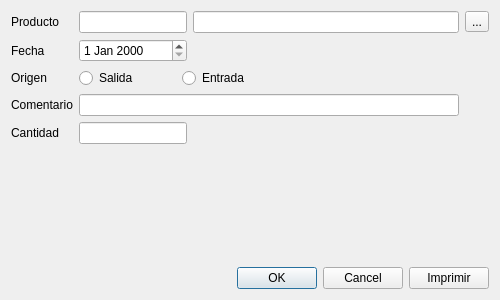
<?xml version="1.0" encoding="UTF-8"?>
<ui version="4.0">
 <class>MovimientosStock</class>
 <widget class="QDialog" name="MovimientosStock">
  <property name="geometry">
   <rect>
    <x>0</x>
    <y>0</y>
    <width>500</width>
    <height>300</height>
   </rect>
  </property>
  <property name="focusPolicy">
   <enum>Qt::TabFocus</enum>
  </property>
  <property name="windowTitle">
   <string>Movimiento de stock de productos</string>
  </property>
  <layout class="QVBoxLayout" name="verticalLayout">
   <item>
    <layout class="QGridLayout" name="gridLayout">
     <item row="0" column="0">
      <widget class="QLabel" name="label">
       <property name="text">
        <string>Producto</string>
       </property>
      </widget>
     </item>
     <item row="0" column="1">
      <widget class="QLineEdit" name="edtProducto">
       <property name="enabled">
        <bool>true</bool>
       </property>
       <property name="focusPolicy">
        <enum>Qt::TabFocus</enum>
       </property>
       <property name="readOnly">
        <bool>true</bool>
       </property>
      </widget>
     </item>
     <item row="0" column="5">
      <widget class="QToolButton" name="btnProducto">
       <property name="text">
        <string>...</string>
       </property>
      </widget>
     </item>
     <item row="2" column="0">
      <widget class="QLabel" name="label_6">
       <property name="text">
        <string>Origen</string>
       </property>
      </widget>
     </item>
     <item row="0" column="2" colspan="3">
      <widget class="QLineEdit" name="edtDescripcion">
       <property name="enabled">
        <bool>true</bool>
       </property>
       <property name="focusPolicy">
        <enum>Qt::TabFocus</enum>
       </property>
       <property name="readOnly">
        <bool>true</bool>
       </property>
      </widget>
     </item>
     <item row="3" column="0">
      <widget class="QLabel" name="label_4">
       <property name="text">
        <string>Comentario</string>
       </property>
      </widget>
     </item>
     <item row="3" column="1" colspan="4">
      <widget class="QLineEdit" name="edtComentario">
       <property name="maxLength">
        <number>300</number>
       </property>
      </widget>
     </item>
     <item row="4" column="3">
      <spacer name="horizontalSpacer_2">
       <property name="orientation">
        <enum>Qt::Horizontal</enum>
       </property>
       <property name="sizeHint" stdset="0">
        <size>
         <width>40</width>
         <height>20</height>
        </size>
       </property>
      </spacer>
     </item>
     <item row="4" column="2">
      <spacer name="horizontalSpacer">
       <property name="orientation">
        <enum>Qt::Horizontal</enum>
       </property>
       <property name="sizeHint" stdset="0">
        <size>
         <width>40</width>
         <height>20</height>
        </size>
       </property>
      </spacer>
     </item>
     <item row="4" column="4">
      <spacer name="horizontalSpacer_3">
       <property name="orientation">
        <enum>Qt::Horizontal</enum>
       </property>
       <property name="sizeHint" stdset="0">
        <size>
         <width>40</width>
         <height>20</height>
        </size>
       </property>
      </spacer>
     </item>
     <item row="4" column="1">
      <widget class="QLineEdit" name="edtCantidad">
       <property name="enabled">
        <bool>true</bool>
       </property>
       <property name="readOnly">
        <bool>false</bool>
       </property>
      </widget>
     </item>
     <item row="4" column="0">
      <widget class="QLabel" name="label_5">
       <property name="text">
        <string>Cantidad</string>
       </property>
      </widget>
     </item>
     <item row="1" column="1">
      <widget class="QDateEdit" name="dedtFechaStock"/>
     </item>
     <item row="1" column="0">
      <widget class="QLabel" name="label_2">
       <property name="text">
        <string>Fecha</string>
       </property>
      </widget>
     </item>
     <item row="2" column="1" colspan="2">
      <layout class="QHBoxLayout" name="horizontalLayout_2">
       <item>
        <widget class="QRadioButton" name="rbtnSalida">
         <property name="text">
          <string>Salida</string>
         </property>
        </widget>
       </item>
       <item>
        <widget class="QRadioButton" name="rbtnEntrada">
         <property name="text">
          <string>Entrada</string>
         </property>
        </widget>
       </item>
      </layout>
     </item>
    </layout>
   </item>
   <item>
    <spacer name="verticalSpacer">
     <property name="orientation">
      <enum>Qt::Vertical</enum>
     </property>
     <property name="sizeHint" stdset="0">
      <size>
       <width>20</width>
       <height>40</height>
      </size>
     </property>
    </spacer>
   </item>
   <item>
    <layout class="QHBoxLayout" name="horizontalLayout">
     <item>
      <widget class="QDialogButtonBox" name="buttonBox">
       <property name="orientation">
        <enum>Qt::Horizontal</enum>
       </property>
       <property name="standardButtons">
        <set>QDialogButtonBox::Cancel|QDialogButtonBox::Ok</set>
       </property>
      </widget>
     </item>
     <item>
      <widget class="QPushButton" name="btnImprimir">
       <property name="text">
        <string>Imprimir</string>
       </property>
      </widget>
     </item>
    </layout>
   </item>
  </layout>
 </widget>
 <tabstops>
  <tabstop>btnProducto</tabstop>
  <tabstop>edtComentario</tabstop>
  <tabstop>edtProducto</tabstop>
  <tabstop>edtCantidad</tabstop>
  <tabstop>edtDescripcion</tabstop>
 </tabstops>
 <resources/>
 <connections>
  <connection>
   <sender>buttonBox</sender>
   <signal>accepted()</signal>
   <receiver>MovimientosStock</receiver>
   <slot>accept()</slot>
   <hints>
    <hint type="sourcelabel">
     <x>248</x>
     <y>254</y>
    </hint>
    <hint type="destinationlabel">
     <x>157</x>
     <y>274</y>
    </hint>
   </hints>
  </connection>
  <connection>
   <sender>buttonBox</sender>
   <signal>rejected()</signal>
   <receiver>MovimientosStock</receiver>
   <slot>reject()</slot>
   <hints>
    <hint type="sourcelabel">
     <x>316</x>
     <y>260</y>
    </hint>
    <hint type="destinationlabel">
     <x>286</x>
     <y>274</y>
    </hint>
   </hints>
  </connection>
 </connections>
</ui>
